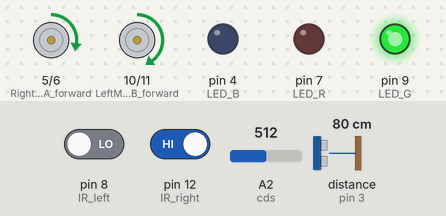
A sketch run on a simulated Arduino Uno, built with avr-gcc and run on an emulated ATmega328P. On the bench: motor-driver pin pairs drawn as motors (green arrow = first pin HIGH = forward, orange = second pin HIGH = backward, longer = more drive), output pins drawn as LEDs (lit = HIGH). Wiring (inferred from the names in the program): ultrasonic range finder: trigger pin 13; echo pin 3. The test bench sets the inputs (shaded band); at power-on: distance to the obstacle (sensor on pin 3) 80 cm, pin 8 (IR_left) LOW, pin 12 (IR_right) HIGH, A2 (cds) = 512. The echo pulse lasts 58.3 µs per cm; pins used as bus, display or sensor lines are not drawn.

Above: at 1.2 s.
1.3 s: distance to the obstacle (sensor on pin 3) set to 23 cm
2.8 s: distance to the obstacle (sensor on pin 3) set to 19 cm
At 3.2 s:
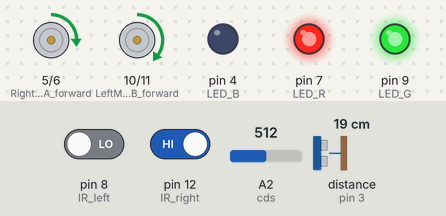
4.3 s: pin 8 (IR_left) driven HIGH
At 5.5 s:
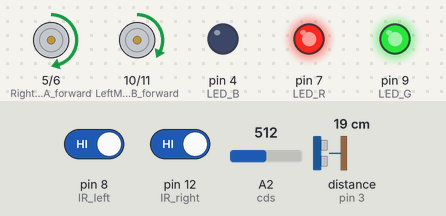
5.8 s: pin 12 (IR_right) driven LOW
At 6.7 s:
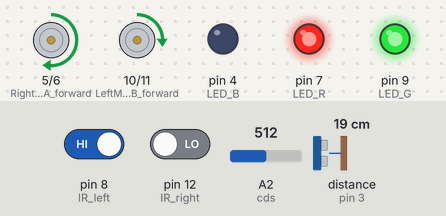
7.3 s: distance to the obstacle (sensor on pin 3) set to 15 cm
10.3 s: distance to the obstacle (sensor on pin 3) set to 13 cm
13.3 s: distance to the obstacle (sensor on pin 3) set to 10 cm
At 13.58 s:
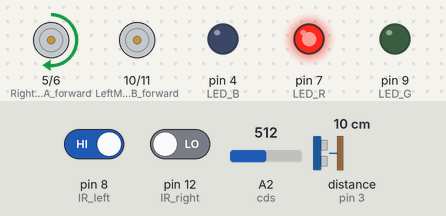
Timing chart, 0 to 16.3 s (numbered marks = the images above; inputs shaded):
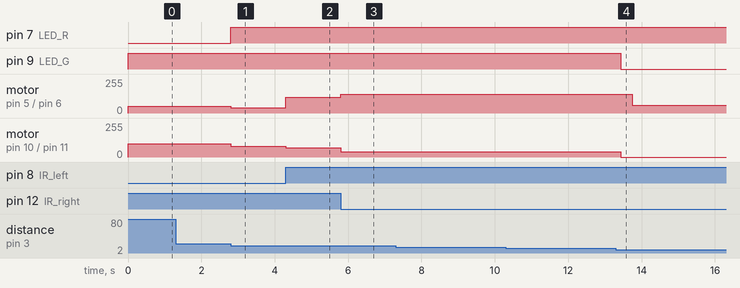

The sketch:

line_tracer.ino
```cpp
#define RightMotorA_forward 5
#define RightMotorA_backward 6
#define LeftMotorB_forward 10
#define LeftMotorB_backward 11
#define IR_right 12
#define IR_left 8
#define TRIG 13
#define ECHO 3
#define LED_R 7
#define LED_G 9
#define LED_B 4
#define cds A2

int flag_right = 0;
int flag_left = 0;
long duration;
long distance;
int val = 0;
int light;
int Sub_msg_l, Sub_msg_r;
long motorSpeed = 0;

void setup()
{
  pinMode(TRIG, OUTPUT);
  pinMode(ECHO, INPUT);

  pinMode(LED_R, OUTPUT);
  pinMode(LED_G, OUTPUT);
  pinMode(LED_B, OUTPUT);

  pinMode(RightMotorA_forward, OUTPUT);
  pinMode(RightMotorA_backward, OUTPUT);
  pinMode(LeftMotorB_forward, OUTPUT);
  pinMode(LeftMotorB_backward, OUTPUT);

  pinMode(IR_right, INPUT);
  pinMode(IR_left, INPUT);

  pinMode(cds, INPUT);
  Serial.begin(9600);
}

void sensor_control()
{
  digitalWrite(TRIG, LOW);
  delayMicroseconds(2);
  digitalWrite(TRIG, HIGH);
  delayMicroseconds(10);
  digitalWrite(TRIG, LOW);
  duration = pulseIn(ECHO, HIGH);
  distance = duration * 17 / 1000;

  if (distance <= 10)
  {
    motorSpeed = 0;
    digitalWrite(LED_R, HIGH);
    digitalWrite(LED_G, LOW);
    digitalWrite(LED_B, LOW);
  }
  else if (distance <= 20)
  {
    motorSpeed = 80;
    digitalWrite(LED_R, HIGH);
    digitalWrite(LED_G, HIGH);
    digitalWrite(LED_B, LOW);
  }
  else
  {
    motorSpeed = 100;
    digitalWrite(LED_R, LOW);
    digitalWrite(LED_G, HIGH);
    digitalWrite(LED_B, LOW);
    sensor_light();
  }
}

void sensor_light()
{
  int light = map(analogRead(cds), 0, 1023, 0, 255);

  if (light <= 120)
  {
    motorSpeed -= 30;
    digitalWrite(LED_R, LOW);
    digitalWrite(LED_G, HIGH);
    digitalWrite(LED_B, HIGH);
  }
}

void motor_control()
{
  sensor_control();

  Sub_msg_l = digitalRead(IR_left);
  Sub_msg_r = digitalRead(IR_right);

  analogWrite(RightMotorA_backward, 0);
  analogWrite(LeftMotorB_backward, 0);

  if (Sub_msg_l && Sub_msg_r)
  {
    analogWrite(RightMotorA_forward, motorSpeed + 40);
    analogWrite(LeftMotorB_forward, motorSpeed - 10);
  }
  else if (!Sub_msg_l && Sub_msg_r)
  {
    analogWrite(RightMotorA_forward, motorSpeed / 2 );
    analogWrite(LeftMotorB_forward, motorSpeed);
  }
  else if (!Sub_msg_r && Sub_msg_l)
  {
    analogWrite(RightMotorA_forward, motorSpeed + 60);
    analogWrite(LeftMotorB_forward, motorSpeed / 2);
  }
}

void Left_control()
{
  if (!Sub_msg_r && Sub_msg_l && distance <= 15)
  {
    delay(300);
    go1();
  }
  else if (Sub_msg_r && !Sub_msg_l && distance <= 15)
  {
    delay(300);
    go2();
  }
}

void go1()
{
  analogWrite(LeftMotorB_forward, 170);
  analogWrite(RightMotorA_forward, 0);
}

void go2()
{
  analogWrite(LeftMotorB_forward, 170);
  analogWrite(RightMotorA_forward, 0);
}

void loop()
{
  motor_control();
  Left_control();
  delay(5);
}
```

Measured:
- the behaviour switches between 22 and 21 cm on distance to the obstacle (sensor on pin 3) (found by bisection; images 0 and 1)
- the behaviour switches between 12 and 11 cm on distance to the obstacle (sensor on pin 3) (found by bisection; images 3 and 4)
- after the input at 1.3 s, every drawn part: stays the same
- after the input at 2.8 s, pin 7 (LED_R): LOW → HIGH at once; motor on pin 5 (RightMotorA_forward) / pin 6 (RightMotorA_backward): forward 50/255 → forward 40/255 at once; motor on pin 10 (LeftMotorB_forward) / pin 11 (LeftMotorB_backward): forward 100/255 → forward 80/255 at once
- after the input at 4.3 s, motor on pin 5 (RightMotorA_forward) / pin 6 (RightMotorA_backward): forward 40/255 → forward 120/255 at once; motor on pin 10 (LeftMotorB_forward) / pin 11 (LeftMotorB_backward): forward 80/255 → forward 70/255 at once
- after the input at 5.8 s, motor on pin 5 (RightMotorA_forward) / pin 6 (RightMotorA_backward): forward 120/255 → forward 140/255 at once; motor on pin 10 (LeftMotorB_forward) / pin 11 (LeftMotorB_backward): forward 70/255 → forward 40/255 at once
- after the input at 13.3 s, pin 9 (LED_G): HIGH → LOW after 0.13 s; motor on pin 5 (RightMotorA_forward) / pin 6 (RightMotorA_backward): forward 140/255 → forward 60/255 after 0.44 s; motor on pin 10 (LeftMotorB_forward) / pin 11 (LeftMotorB_backward): forward 40/255 → stopped after 0.13 s
